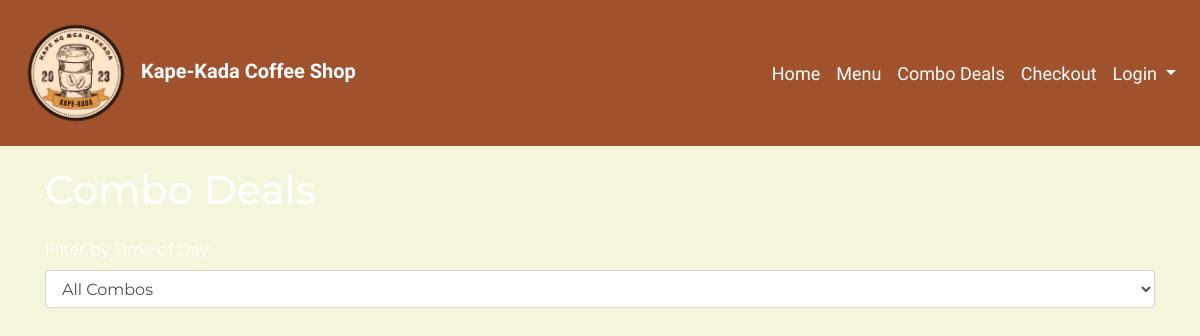
Page /combos.php on the earlier database version.
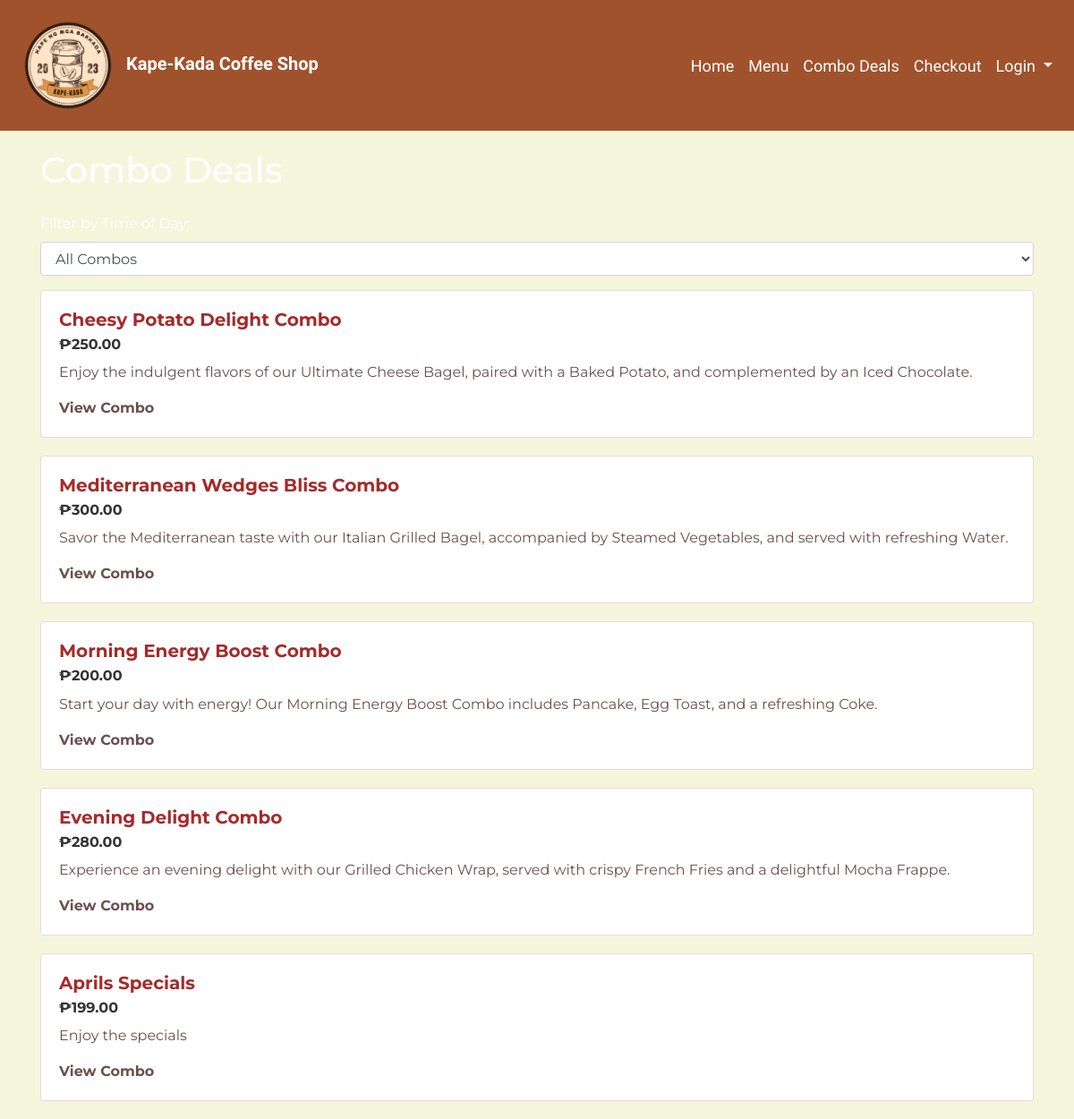
Same page on the later database version.
### tables this page shows
CREATE TABLE `combo_meals` (
  `combo_id` int NOT NULL,
  `name` varchar(255) NOT NULL,
  `description` text NOT NULL,
  `main_dish` varchar(255) NOT NULL,
  `side_dish` varchar(255) NOT NULL,
  `drink` varchar(255) NOT NULL,
  `price` decimal(10,2) NOT NULL,
  `discount_percentage` decimal(5,2) NOT NULL,
  `category` varchar(50) NOT NULL,
  `quantity` int NOT NULL
);

### combos.php (the view, shortened to what this page needs)
<?php
include 'navbar.php';
include 'db_connection.php';
$sql = "SELECT * FROM combo_meals";
$result = mysqli_query($conn, $sql);
$combos = [];
if (mysqli_num_rows($result) > 0) {
    while ($row = mysqli_fetch_assoc($result)) {
        $combos[] = $row;
    }
}
?>
<!DOCTYPE html>
<html lang="en">
<head>
    <link rel="stylesheet" href="https://stackpath.bootstrapcdn.com/bootstrap/4.5.2/css/bootstrap.min.css">
    <link rel="stylesheet" href="https://use.fontawesome.com/releases/v5.15.1/css/all.css">
</head>
<body>
<div class="container">
    <h1 class="mb-4" style="color: white;">Combo Deals</h1>
    <form action="combos.php" method="get">
        <div class="form-group">
            <label for="filter" style="color: white;">Filter by Time of Day:</label>
            <select id="filter" name="filter" class="form-control" onchange="this.form.submit()">
                <option value="">All Combos</option>
            </select>
        </div>
    </form>
    <?php foreach ($combos as $combo): ?>
        <div class="card">
            <div class="card-body">
                <h5 class="card-title"><?php echo $combo['name']; ?></h5>
                <h6 class="card-subtitle">₱<?php echo number_format($combo['price'], 2); ?></h6>
                <p class="card-text"><?php echo $combo['description']; ?></p>
                <a href="combo_detail.php?id=<?php echo $combo['combo_id']; ?>" class="card-link">View Combo</a>
            </div>
        </div>
    <?php endforeach; ?>
</div>
</body>
</html>

Differences in the rows shown:
added combo_meals: name "Cheesy Potato Delight Combo", price "250.00", description "Enjoy the indulgent flavors of our Ultimate Cheese Bagel, paired with a Baked Potato, and complemented by an Iced Chocolate."
added combo_meals: name "Mediterranean Wedges Bliss Combo", price "300.00", description "Savor the Mediterranean taste with our Italian Grilled Bagel, accompanied by Steamed Vegetables, and served with refreshing Water."
added combo_meals: name "Morning Energy Boost Combo", price "200.00", description "Start your day with energy! Our Morning Energy Boost Combo includes Pancake, Egg Toast, and a refreshing Coke."
added combo_meals: name "Evening Delight Combo", price "280.00", description "Experience an evening delight with our Grilled Chicken Wrap, served with crispy French Fries and a delightful Mocha Frappe."
added combo_meals: name "Aprils Specials", price "199.00", description "Enjoy the specials"
